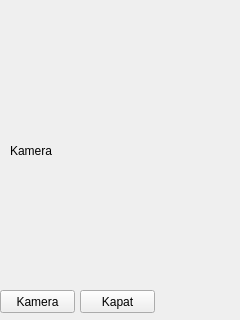
<?xml version="1.0" encoding="UTF-8"?>
<ui version="4.0">
 <class>Form</class>
 <widget class="QWidget" name="Form">
  <property name="geometry">
   <rect>
    <x>0</x>
    <y>0</y>
    <width>240</width>
    <height>320</height>
   </rect>
  </property>
  <property name="windowTitle">
   <string>Kamera</string>
  </property>
  <widget class="QLabel" name="kamera">
   <property name="geometry">
    <rect>
     <x>10</x>
     <y>20</y>
     <width>221</width>
     <height>261</height>
    </rect>
   </property>
   <property name="text">
    <string>Kamera</string>
   </property>
  </widget>
  <widget class="QPushButton" name="btKamera">
   <property name="geometry">
    <rect>
     <x>0</x>
     <y>290</y>
     <width>75</width>
     <height>23</height>
    </rect>
   </property>
   <property name="text">
    <string>Kamera</string>
   </property>
  </widget>
  <widget class="QPushButton" name="btKapat">
   <property name="geometry">
    <rect>
     <x>80</x>
     <y>290</y>
     <width>75</width>
     <height>23</height>
    </rect>
   </property>
   <property name="text">
    <string>Kapat</string>
   </property>
  </widget>
 </widget>
 <resources/>
 <connections/>
</ui>
